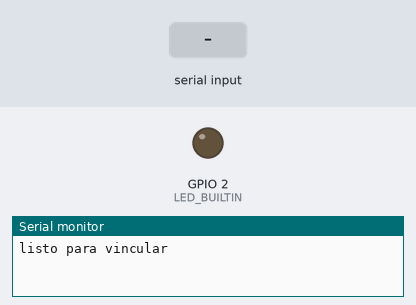
Simulated run of this sketch. Board: ESP32. On the bench: output pins drawn as LEDs (lit = HIGH), the last lines printed to the serial monitor. Inputs (shaded band) come from the test bench. Nothing arrives over Bluetooth unless stated.

Above: at 1.2 s.
1.3 s: "0" received over the second serial link
At 2.5 s:
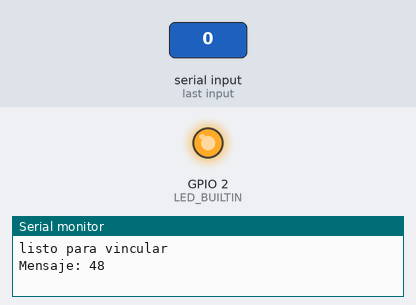
2.8 s: "1" received over the second serial link
At 4.1 s:
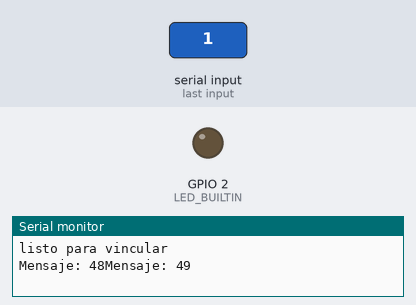
Timing chart, 0 to 5.8 s (numbered marks = the images above; inputs shaded):
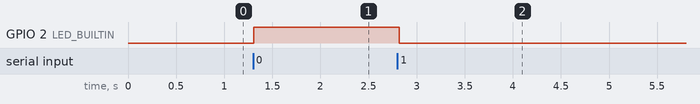

Measured:
- after the input at 1.3 s, GPIO 2 (LED_BUILTIN): LOW → HIGH at once
- after the input at 2.8 s, GPIO 2 (LED_BUILTIN): HIGH → LOW at once

The sketch:

16_esp32_ble.ino
```cpp
#include <BluetoothSerial.h>
#define LED_BUILTIN 2

BluetoothSerial bluetooth;
int incoming = 0;

void setup ()
{
    Serial.begin(115200);
    bluetooth.begin("hello from ESP32 :");
    Serial.println("listo para vincular");


    pinMode(LED_BUILTIN, OUTPUT);
}

void loop()
{
    if (bluetooth.available())
    {
        incoming = bluetooth.read();
        Serial.print("Mensaje: ");
        Serial.print(incoming);

        switch (incoming)
        {
        case 49:
            digitalWrite(LED_BUILTIN, LOW);
            break;
        case 48:
            digitalWrite(LED_BUILTIN, HIGH);
            break;
        default:
            break;
        }

    }

    delay(20);
}
```
